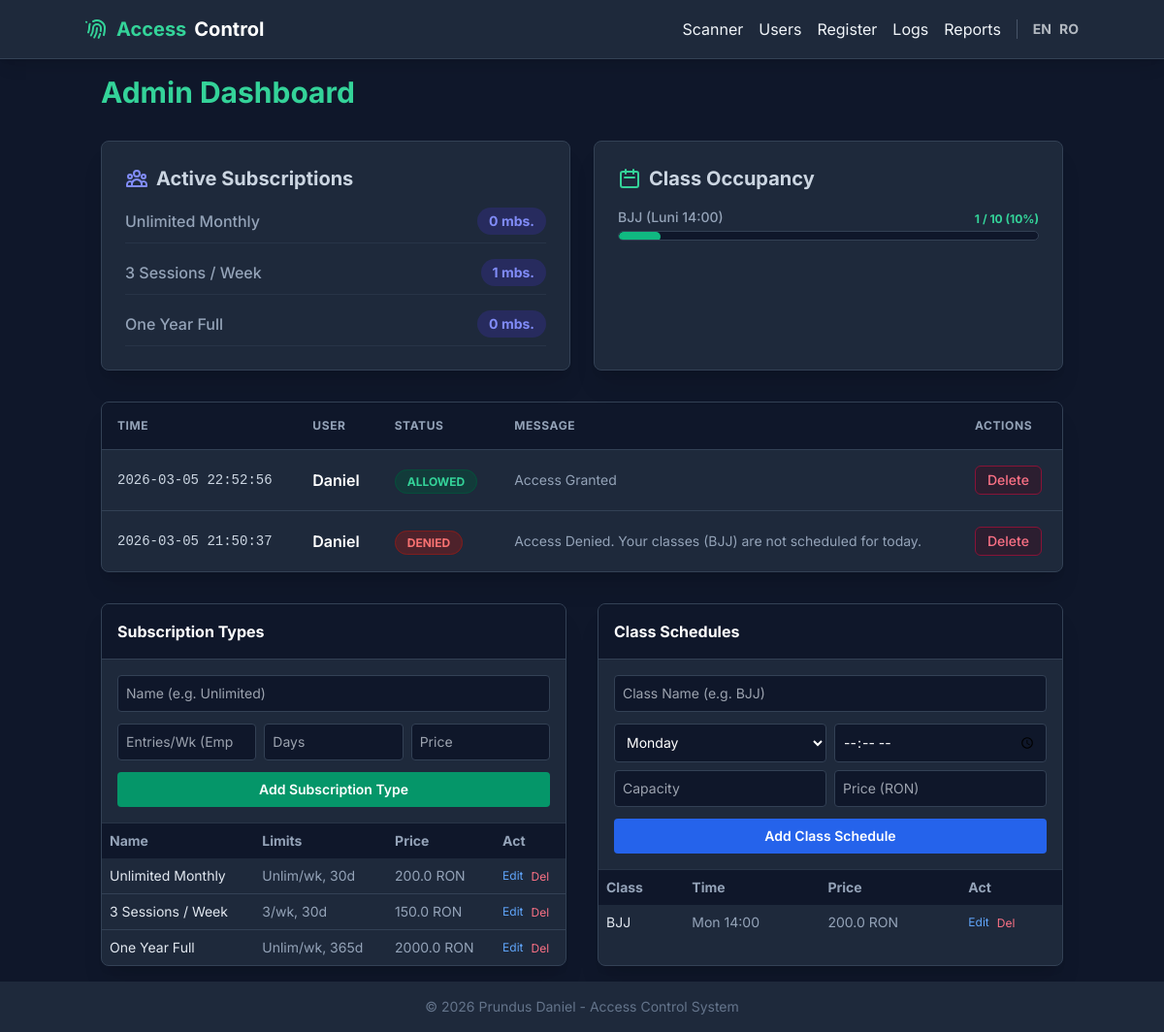
The page /admin on the database its author committed.
### database.py (models this page shows)
class SubscriptionType(db.Model):
    __tablename__ = 'subscription_types'
    id = db.Column(db.Integer, primary_key=True)
    name = db.Column(db.String, nullable=False)
    entries_per_week = db.Column(db.Integer)
    duration_days = db.Column(db.Integer, nullable=False)
    price = db.Column(db.Float, nullable=False)

class AccessLog(db.Model):
    __tablename__ = 'access_logs'
    id = db.Column(db.Integer, primary_key=True)
    user_id = db.Column(db.Integer, db.ForeignKey('users.id'), nullable=False)
    timestamp = db.Column(db.DateTime, default=datetime.datetime.now)
    allowed = db.Column(db.Boolean, nullable=False)
    reason = db.Column(db.String)

class User(db.Model):
    __tablename__ = 'users'
    id = db.Column(db.Integer, primary_key=True)
    name = db.Column(db.String, nullable=False)
    phone = db.Column(db.String, nullable=False, unique=True)
    rfid_tag = db.Column(db.String, nullable=False, unique=True)
    created_at = db.Column(db.DateTime, default=datetime.datetime.utcnow)

class ClassSchedule(db.Model):
    __tablename__ = 'class_schedules'
    id = db.Column(db.Integer, primary_key=True)
    name = db.Column(db.String, nullable=False)
    day_of_week = db.Column(db.Integer, nullable=False) # 0=Monday, 6=Sunday
    start_time = db.Column(db.String(5), nullable=False) # Format: HH:MM
    capacity = db.Column(db.Integer)
    price = db.Column(db.Float, nullable=False, default=0.0)

### app.py (the view)
@app.route('/admin')
def admin():
    logs_data = database.db.session.query(database.AccessLog, database.User.name)\
        .join(database.User, database.AccessLog.user_id == database.User.id)\
        .order_by(database.AccessLog.timestamp.desc())\
        .limit(50).all()
    logs = []
    for log, name in logs_data:
        l_dict = database.dict_helper(log)
        l_dict['name'] = name
        if hasattr(l_dict['timestamp'], 'strftime'):
            l_dict['timestamp'] = l_dict['timestamp'].strftime('%Y-%m-%d %H:%M:%S')
        logs.append(l_dict)
    subscription_types = database.SubscriptionType.query.all()
    classes = database.get_all_classes()
    sub_stats = database.get_subscription_stats()
    class_stats = database.get_class_stats()
    return render_template('admin.html', logs=logs, subscription_types=subscription_types, classes=classes, sub_stats=sub_stats, class_stats=class_stats)

### templates/admin.html (shortened to what this page needs)
{% extends "layout.html" %}
{% block content %}
<div class="max-w-6xl mx-auto space-y-8">
    <h1 class="text-3xl font-bold mb-4 text-emerald-400">{{ _('Admin Dashboard') }}</h1>
    <div class="grid grid-cols-1 md:grid-cols-2 gap-6 mb-8">
        <div class="bg-slate-800 rounded-lg shadow-xl p-6 border border-slate-700">
            <h2 class="text-xl font-bold text-slate-300 mb-4 flex items-center gap-2">
                {{ _('Active Subscriptions') }}
            </h2>
            <div class="space-y-4">
                {% for stat in sub_stats %}
                <div class="flex justify-between items-center border-b border-slate-700/50 pb-2">
                    <span class="text-slate-400 font-medium">{{ _(stat['name']) }}</span>
                    <span class="bg-indigo-900/50 text-indigo-400 px-3 py-1 rounded-full font-bold text-sm">
                        {{ stat['active_count'] }} {{ _('mbs.') }}
                    </span>
                </div>
                {% else %}
                <p class="text-slate-500 italic">{{ _('No active subscriptions.') }}</p>
                {% endfor %}
            </div>
        </div>
        <div class="bg-slate-800 rounded-lg shadow-xl p-6 border border-slate-700">
            <h2 class="text-xl font-bold text-slate-300 mb-4 flex items-center gap-2">
                <svg xmlns="http://www.w3.org/2000/svg" class="h-6 w-6 text-emerald-400" fill="none" viewBox="0 0 24 24"
                    stroke="currentColor">
                    <path stroke-linecap="round" stroke-linejoin="round" stroke-width="2"
                        d="M8 7V3m8 4V3m-9 8h10M5 21h14a2 2 0 002-2V7a2 2 0 00-2-2H5a2 2 0 00-2 2v12a2 2 0 002 2z" />
                </svg>
                {{ _('Class Occupancy') }}
            </h2>
            <div class="space-y-4">
                {% for stat in class_stats %}
                <div>
                    <div class="flex justify-between items-end mb-1">
                        <span class="text-slate-400 font-medium text-sm">{{ stat['name'] }}</span>
                        <span
                            class="text-xs font-bold {% if stat['percentage'] >= 100 %}text-rose-400{% elif stat['percentage'] >= 75 %}text-amber-400{% else %}text-emerald-400{% endif %}">
                            {{ stat['enrolled'] }} / {{ stat['capacity'] }} ({{ stat['percentage'] }}%)
                        </span>
                    </div>
                    <div class="w-full bg-slate-900 rounded-full h-2.5 border border-slate-700 overflow-hidden">
                        <div class="h-2.5 rounded-full transition-all duration-500 {% if stat['percentage'] >= 100 %}bg-rose-500 shadow-[0_0_10px_rgba(244,63,94,0.5)]{% elif stat['percentage'] >= 75 %}bg-amber-500{% else %}bg-emerald-500{% endif %}"
                            style="width: {{ stat['percentage'] if stat['percentage'] <= 100 else 100 }}%">
                        </div>
                    </div>
                </div>
                {% else %}
                <p class="text-slate-500 italic">{{ _('No classes scheduled.') }}</p>
                {% endfor %}
            </div>
        </div>
    </div>
    <div class="bg-slate-800 rounded-lg shadow-xl overflow-hidden border border-slate-700">
        <table class="w-full text-left border-collapse">
            <thead>
                <tr class="bg-slate-900 text-slate-400 uppercase text-xs tracking-wider border-b border-slate-700">
                    <th class="p-4">{{ _('Time') }}</th>
                    <th class="p-4">{{ _('User') }}</th>
                    <th class="p-4">{{ _('Status') }}</th>
                    <th class="p-4">{{ _('Message') }}</th>
                    <th class="p-4">{{ _('Actions') }}</th>
                </tr>
            </thead>
            <tbody class="divide-y divide-slate-700">
                {% for log in logs %}
                <tr class="hover:bg-slate-700/50 transition">
                    <td class="p-4 text-slate-300 font-mono text-sm">{{ log['timestamp'] }}</td>
                    <td class="p-4 font-semibold text-white">{{ log['name'] }}</td>
                    <td class="p-4">
                        {% if log['allowed'] %}
                        <span
                            class="bg-emerald-900/50 text-emerald-400 px-3 py-1 rounded-full text-xs font-bold border border-emerald-900">{{
                            _('ALLOWED') }}</span>
                        {% else %}
                        <span
                            class="bg-red-900/50 text-red-400 px-3 py-1 rounded-full text-xs font-bold border border-red-900">{{
                            _('DENIED') }}</span>
                        {% endif %}
                    </td>
                    <td class="p-4 text-slate-400 text-sm">{{ _(log['reason']) }}</td>
                    <td class="p-4">
                        <form action="/admin/log/{{ log['id'] }}/delete" method="POST" class="inline"
                            onsubmit="return confirm('{{ _( " Are you sure you want to delete this log entry? This
                            action cannot be undone." ) }}');">
                            <button type="submit"
                                class="text-rose-400 hover:text-rose-300 font-medium whitespace-nowrap text-sm bg-rose-950/30 px-3 py-1 rounded-md border border-rose-900">
                                {{ _('Delete') }}
                            </button>
                        </form>
                    </td>
                </tr>
                {% else %}
                <tr>
                    <td colspan="5" class="p-8 text-center text-slate-500">{{ _('No logs found.') }}</td>
                </tr>
                {% endfor %}
            </tbody>
        </table>
    </div>
    <div class="grid grid-cols-1 md:grid-cols-2 gap-8">
        <div class="bg-slate-800 rounded-lg shadow-xl overflow-hidden border border-slate-700">
            <div class="p-4 bg-slate-900 border-b border-slate-700 font-bold text-white">{{ _('Subscription Types') }}
            </div>
            <div class="p-4 border-b border-slate-700/50">
                <form action="/admin/subscription_types" method="POST" class="space-y-3">
                    <input type="text" name="name" placeholder="{{ _('Name (e.g. Unlimited)') }}" required
                        class="w-full bg-slate-900 border border-slate-700 rounded p-2 text-white text-sm">
                    <div class="grid grid-cols-3 gap-2">
                        <input type="number" name="entries_per_week" placeholder="{{ _('Entries/Wk (Empty: Unlim)') }}"
                            class="w-full bg-slate-900 border border-slate-700 rounded p-2 text-white text-sm">
                        <input type="number" name="duration_days" placeholder="{{ _('Days') }}" required
                            class="w-full bg-slate-900 border border-slate-700 rounded p-2 text-white text-sm">
                        <input type="number" step="0.01" name="price" placeholder="{{ _('Price') }}" required
                            class="w-full bg-slate-900 border border-slate-700 rounded p-2 text-white text-sm">
                    </div>
                    <button type="submit"
                        class="w-full bg-emerald-600 hover:bg-emerald-500 text-white p-2 rounded text-sm font-semibold transition">{{
                        _('Add Subscription Type') }}</button>
                </form>
            </div>
            <table class="w-full text-left border-collapse text-sm">
                <thead>
                    <tr class="bg-slate-900 text-slate-400">
                        <th class="p-2">Name</th>
                        <th class="p-2">Limits</th>
                        <th class="p-2">Price</th>
                        <th class="p-2">Act</th>
                    </tr>
                </thead>
                <tbody class="divide-y divide-slate-700">
                    {% for st in subscription_types %}
                    <tr class="hover:bg-slate-700/50">
                        <td class="p-2 text-slate-200">{{ st.name }}</td>
                        <td class="p-2 text-slate-400">{{ st.entries_per_week or 'Unlim' }}/wk, {{ st.duration_days }}d
                        </td>
                        <td class="p-2 text-slate-400">{{ st.price }} RON</td>
                        <td class="p-2 flex gap-2">
                            <button onclick="toggleEdit('sub-edit-{{ st.id }}')"
                                class="text-blue-400 hover:text-blue-300 text-xs">{{ _('Edit') }}</button>
                            <form action="/admin/subscription_types/{{ st.id }}/delete" method="POST"
                                onsubmit="return confirm('{{ _('Delete this subscription type?') }}');">
                                <button type="submit" class="text-rose-400 hover:text-rose-300 text-xs">{{ _('Del')
                                    }}</button>
                            </form>
                        </td>
                    </tr>
                    {% endfor %}
                </tbody>
            </table>
        </div>
        <div class="bg-slate-800 rounded-lg shadow-xl overflow-hidden border border-slate-700">
            <div class="p-4 bg-slate-900 border-b border-slate-700 font-bold text-white">{{ _('Class Schedules') }}
            </div>
            <div class="p-4 border-b border-slate-700/50">
                <form action="/admin/classes" method="POST" class="space-y-3">
                    <input type="text" name="name" placeholder="{{ _('Class Name (e.g. BJJ)') }}" required
                        class="w-full bg-slate-900 border border-slate-700 rounded p-2 text-white text-sm">
                    <div class="grid grid-cols-2 gap-2">
                        <select name="day_of_week" required
                            class="w-full bg-slate-900 border border-slate-700 rounded p-2 text-white text-sm">
                            <option value="0">{{ _('Monday') }}</option>
                        </select>
                        <input type="time" name="start_time" required
                            class="w-full bg-slate-900 border border-slate-700 rounded p-2 text-white text-sm">
                        <input type="number" name="capacity" placeholder="{{ _('Capacity') }}"
                            class="w-full bg-slate-900 border border-slate-700 rounded p-2 text-white text-sm">
                        <input type="number" step="0.01" name="price" placeholder="{{ _('Price (RON)') }}"
                            class="w-full bg-slate-900 border border-slate-700 rounded p-2 text-white text-sm">
                    </div>
                    <button type="submit"
                        class="w-full bg-blue-600 hover:bg-blue-500 text-white p-2 rounded text-sm font-semibold transition">{{
                        _('Add Class Schedule') }}</button>
                </form>
            </div>
            <table class="w-full text-left border-collapse text-sm">
                <thead>
                    <tr class="bg-slate-900 text-slate-400">
                        <th class="p-2">Class</th>
                        <th class="p-2">Time</th>
                        <th class="p-2">Price</th>
                        <th class="p-2">Act</th>
                    </tr>
                </thead>
                <tbody class="divide-y divide-slate-700">
                    {% for c in classes %}
                    <tr class="hover:bg-slate-700/50">
                        <td class="p-2 text-slate-200">{{ c.name }}</td>
                        <td class="p-2 text-slate-400">
                            {% set days = [_('Mon'), _('Tue'), _('Wed'), _('Thu'), _('Fri'), _('Sat'), _('Sun')] %}
                            {{ days[c.day_of_week] }} {{ c.start_time }}
                        </td>
                        <td class="p-2 text-slate-400">{{ c.price or 0 }} RON</td>
                        <td class="p-2 flex gap-2">
                            <button onclick="toggleEdit('cls-edit-{{ c.id }}')"
                                class="text-blue-400 hover:text-blue-300 text-xs">{{ _('Edit') }}</button>
                            <form action="/admin/classes/{{ c.id }}/delete" method="POST"
                                onsubmit="return confirm('{{ _('Delete this class?') }}');">
                                <button type="submit" class="text-rose-400 hover:text-rose-300 text-xs">{{ _('Del')
                                    }}</button>
                            </form>
                        </td>
                    </tr>
                                    {% set day_names = ['Monday','Tuesday','Wednesday','Thursday','Friday','Saturday','Sunday'] %}
                    {% endfor %}
                </tbody>
            </table>
        </div>
    </div>
</div>
{% endblock %}

### rows shown on the page
SubscriptionType: active_count "0", name "Unlimited Monthly", entries_per_week "Unlim", duration_days "30", price "200.0"
SubscriptionType: active_count "1", name "3 Sessions / Week", entries_per_week "3", duration_days "30", price "150.0"
SubscriptionType: active_count "0", name "One Year Full", entries_per_week "Unlim", duration_days "365", price "2000.0"
AccessLog: timestamp "2026-03-05 22:52:56", name "Daniel"
AccessLog: timestamp "2026-03-05 21:50:37", name "Daniel"
ClassSchedule: name "BJJ", days "Mon", start_time "14:00", price "200.0"

### other values the page prints
{{ stat['name'] }} "BJJ (Luni 14:00)"
{{ stat['enrolled'] }} "1"
{{ stat['capacity'] }} "10"
{{ stat['percentage'] }} "10"
form field day_of_week "Monday"
